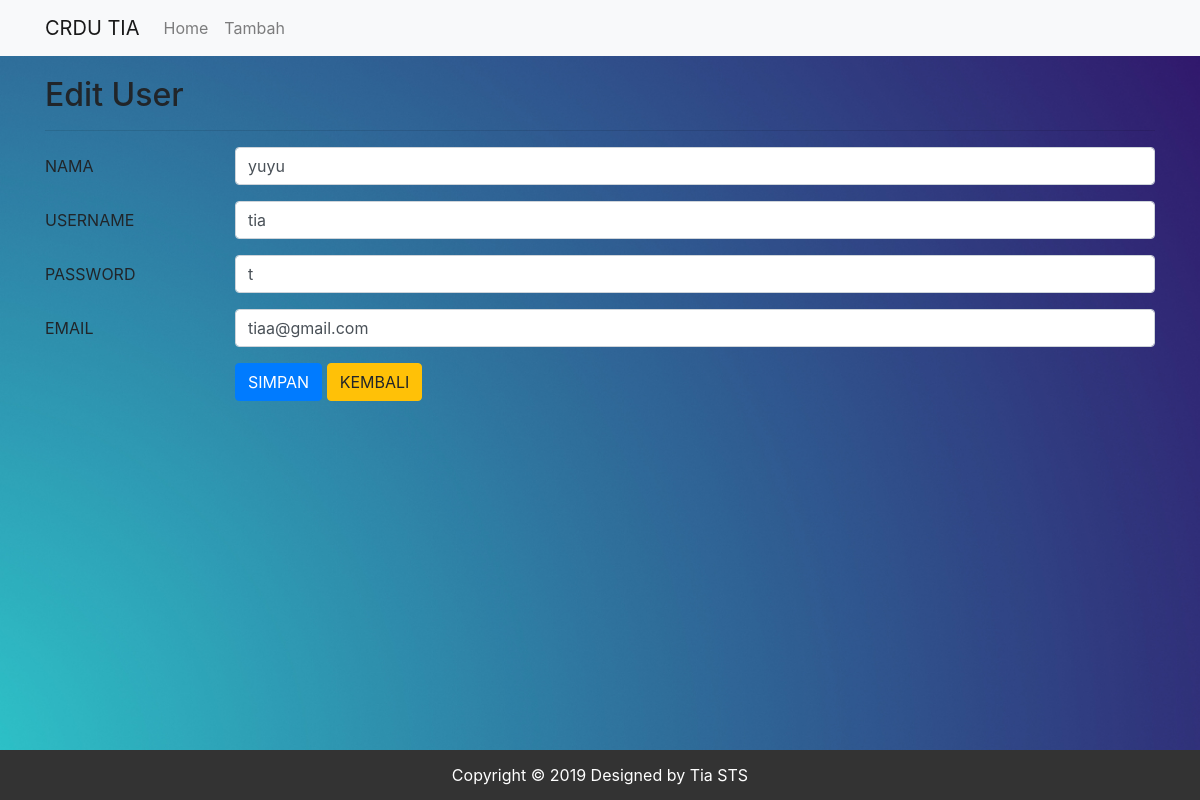
Before: /edit.php?id=7 with the older database file.
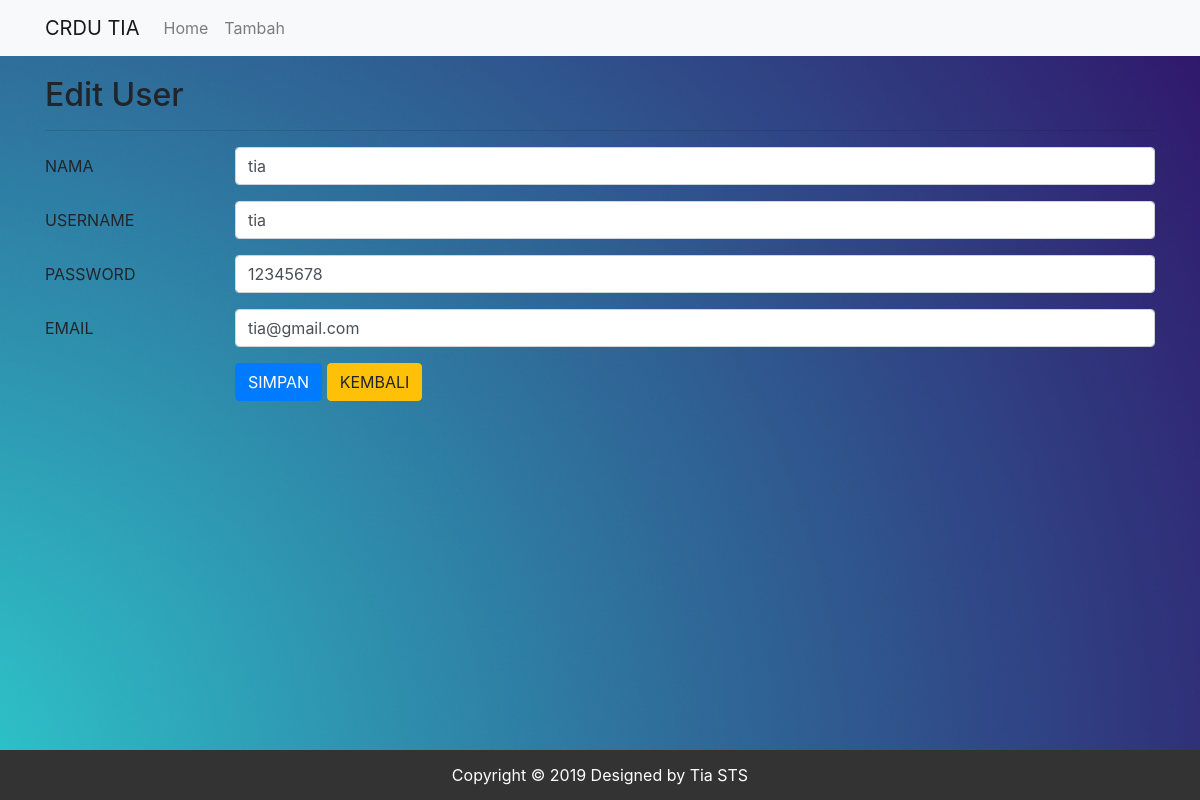
After: the same page with the newer database file.
### tables this page shows
CREATE TABLE `user` (
  `id` int(10) NOT NULL,
  `nama` varchar(50) NOT NULL,
  `username` varchar(50) NOT NULL,
  `password` varchar(8) NOT NULL,
  `email` varchar(50) NOT NULL
);

### edit.php (the view, shortened to what this page needs)
<?php include('config.php'); ?>
<!DOCTYPE html>
<html>
<head>
	<link rel="stylesheet" type="text/css" href="style.css">
	<link rel="stylesheet" href="https://stackpath.bootstrapcdn.com/bootstrap/4.1.3/css/bootstrap.min.css">
</head>
<body>
	<nav class="navbar navbar-expand-lg navbar-light bg-light">
		<div class="container">
			<a class="navbar-brand" href="#">CRDU TIA</a>
			<div class="collapse navbar-collapse" id="navbarSupportedContent">
				<ul class="navbar-nav mr-auto">
					<li class="nav-item">
						<a class="nav-link" href="index.php">Home</a>
					</li>
					<li class="nav-item">
						<a class="nav-link" href="tambah.php">Tambah</a>
					</li>
				</ul>
			</div>
		</div>
	</nav>
	<div class="container" style="margin-top:20px">
		<h2>Edit User</h2>
		<hr>
		<?php
		if(isset($_GET['id'])){
			$id = $_GET['id'];
			$select = mysqli_query($koneksi, "SELECT * FROM user WHERE id='$id'") or die(mysqli_error($koneksi));
			if(mysqli_num_rows($select) == 0){
				echo '<div class="alert alert-warning">ID tidak ada dalam database.</div>';
				exit();
			}else{
				$data = mysqli_fetch_assoc($select);
			}
		}
		?>
		<form action="edit.php?id=<?php echo $id; ?>" method="post">
			<div class="form-group row">
				<label class="col-sm-2 col-form-label">NAMA</label>
				<div class="col-sm-10">
					<input type="text" name="nama" class="form-control" value="<?php echo $data['nama']; ?>" required>
				</div>
			</div>
			<div class="form-group row">
				<label class="col-sm-2 col-form-label">USERNAME</label>
				<div class="col-sm-10">
					<input type="text" name="username" class="form-control" value="<?php echo $data['username']; ?>" required>
				</div>
			</div>
			<div class="form-group row">
				<label class="col-sm-2 col-form-label">PASSWORD</label>
				<div class="col-sm-10">
					<input type="text" name="password" class="form-control" value="<?php echo $data['password']; ?>" required>
				</div>
			</div>
			<div class="form-group row">
				<label class="col-sm-2 col-form-label">EMAIL</label>
				<div class="col-sm-10">
					<input type="text" name="email" class="form-control" value="<?php echo $data['email']; ?>" required>
				</div>
			</div>
			<div class="form-group row">
				<label class="col-sm-2 col-form-label">&nbsp;</label>
				<div class="col-sm-10">
					<input type="submit" name="submit" class="btn btn-primary" value="SIMPAN">
					<a href="index.php" class="btn btn-warning">KEMBALI</a>
				</div>
			</div>
		</form>
	</div>
	<div id="footer">
        Copyright &copy; 2019
        Designed by Tia STS
    </div>
</body>
</html>

### style.css (style rules this page uses)
html,body { height:100%; }
body { background: url(image/image.jpg) no-repeat fixed; background-size:100% 100%; }
#footer { height:50px; line-height:50px; background:#333; width: 100%; color:#fff; text-align: center; position:absolute; bottom:0px; }
body { padding: 0; margin: 0; }

Changed rows visible on the page:
changed user "tia": nama "yuyu" → "tia"; password "t" → "12345678"; email "tiaa@gmail.com" → "tia@gmail.com"
